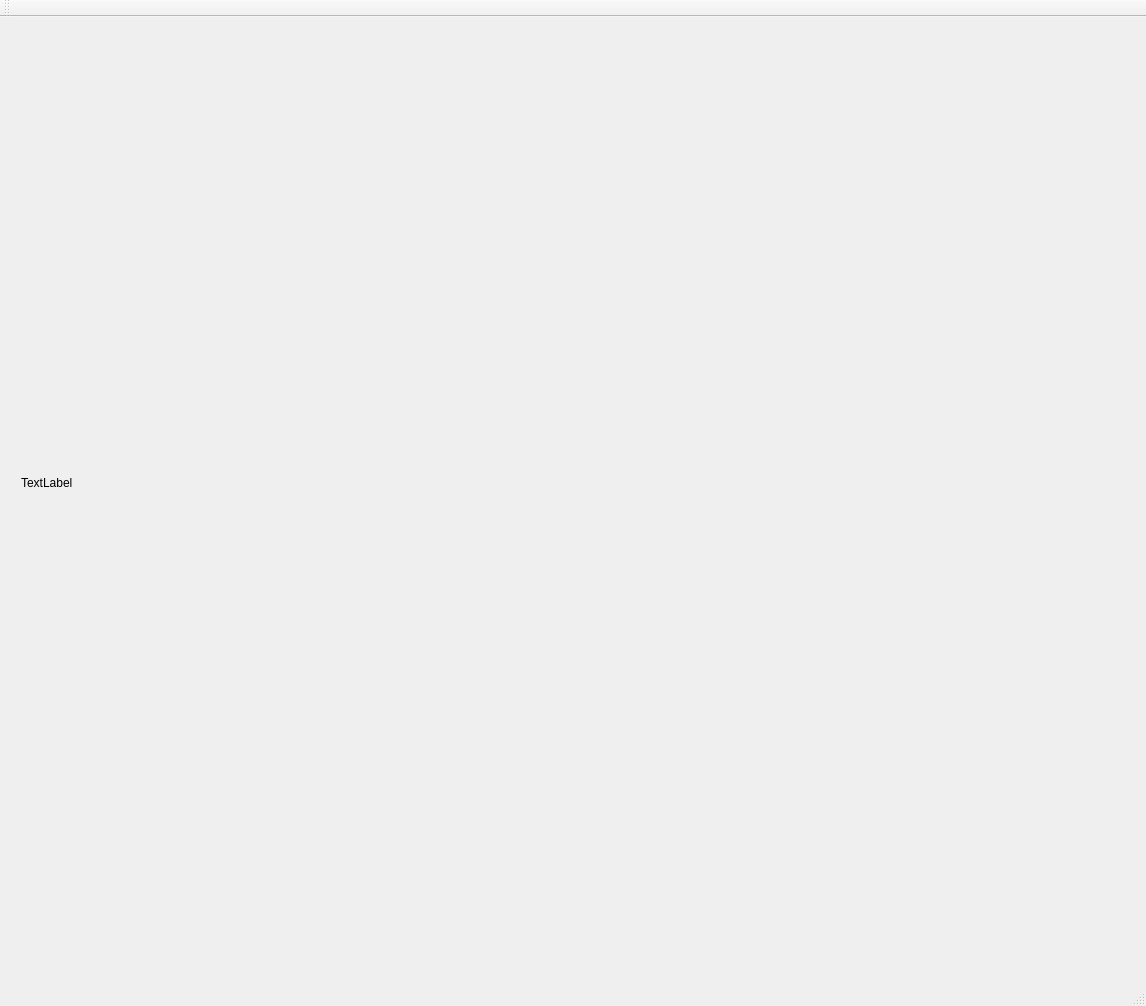
<?xml version="1.0" encoding="UTF-8"?>
<ui version="4.0">
 <class>MainWindow</class>
 <widget class="QMainWindow" name="MainWindow">
  <property name="geometry">
   <rect>
    <x>0</x>
    <y>0</y>
    <width>1146</width>
    <height>1006</height>
   </rect>
  </property>
  <property name="windowTitle">
   <string>MainWindow</string>
  </property>
  <widget class="QWidget" name="centralWidget">
   <widget class="QWidget" name="verticalLayoutWidget">
    <property name="geometry">
     <rect>
      <x>10</x>
      <y>10</y>
      <width>1121</width>
      <height>911</height>
     </rect>
    </property>
    <layout class="QVBoxLayout" name="VLayout">
     <item>
      <widget class="QLabel" name="label_showImage">
       <property name="text">
        <string>TextLabel</string>
       </property>
      </widget>
     </item>
    </layout>
   </widget>
  </widget>
  <widget class="QMenuBar" name="menuBar">
   <property name="geometry">
    <rect>
     <x>0</x>
     <y>0</y>
     <width>1146</width>
     <height>28</height>
    </rect>
   </property>
  </widget>
  <widget class="QToolBar" name="mainToolBar">
   <attribute name="toolBarArea">
    <enum>TopToolBarArea</enum>
   </attribute>
   <attribute name="toolBarBreak">
    <bool>false</bool>
   </attribute>
  </widget>
  <widget class="QStatusBar" name="statusBar"/>
 </widget>
 <layoutdefault spacing="6" margin="11"/>
 <resources/>
 <connections/>
</ui>
